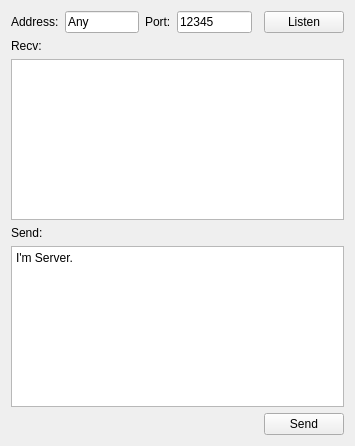
<?xml version="1.0" encoding="UTF-8"?>
<ui version="4.0">
 <class>WebSocketServer</class>
 <widget class="QWidget" name="WebSocketServer">
  <property name="geometry">
   <rect>
    <x>0</x>
    <y>0</y>
    <width>355</width>
    <height>446</height>
   </rect>
  </property>
  <property name="windowTitle">
   <string>Form</string>
  </property>
  <layout class="QGridLayout" name="gridLayout">
   <item row="0" column="0">
    <layout class="QHBoxLayout" name="horizontalLayout">
     <item>
      <widget class="QLabel" name="label">
       <property name="text">
        <string>Address:</string>
       </property>
      </widget>
     </item>
     <item>
      <widget class="QLineEdit" name="editAddress">
       <property name="text">
        <string>Any</string>
       </property>
      </widget>
     </item>
     <item>
      <widget class="QLabel" name="label_2">
       <property name="text">
        <string>Port:</string>
       </property>
      </widget>
     </item>
     <item>
      <widget class="QLineEdit" name="editPort">
       <property name="text">
        <string>12345</string>
       </property>
      </widget>
     </item>
     <item>
      <spacer name="horizontalSpacer">
       <property name="orientation">
        <enum>Qt::Horizontal</enum>
       </property>
       <property name="sizeHint" stdset="0">
        <size>
         <width>40</width>
         <height>20</height>
        </size>
       </property>
      </spacer>
     </item>
     <item>
      <widget class="QPushButton" name="btnListen">
       <property name="text">
        <string>Listen</string>
       </property>
      </widget>
     </item>
    </layout>
   </item>
   <item row="1" column="0">
    <widget class="QLabel" name="label_3">
     <property name="text">
      <string>Recv:</string>
     </property>
    </widget>
   </item>
   <item row="2" column="0">
    <widget class="QTextEdit" name="editRecv"/>
   </item>
   <item row="3" column="0">
    <widget class="QLabel" name="label_4">
     <property name="text">
      <string>Send:</string>
     </property>
    </widget>
   </item>
   <item row="4" column="0">
    <widget class="QTextEdit" name="editSend">
     <property name="html">
      <string>&lt;!DOCTYPE HTML PUBLIC &quot;-//W3C//DTD HTML 4.0//EN&quot; &quot;http://www.w3.org/TR/REC-html40/strict.dtd&quot;&gt;
&lt;html&gt;&lt;head&gt;&lt;meta name=&quot;qrichtext&quot; content=&quot;1&quot; /&gt;&lt;style type=&quot;text/css&quot;&gt;
p, li { white-space: pre-wrap; }
&lt;/style&gt;&lt;/head&gt;&lt;body style=&quot; font-family:'SimSun'; font-size:9pt; font-weight:400; font-style:normal;&quot;&gt;
&lt;p style=&quot; margin-top:0px; margin-bottom:0px; margin-left:0px; margin-right:0px; -qt-block-indent:0; text-indent:0px;&quot;&gt;&lt;span style=&quot; font-family:'SimSun';&quot;&gt;I'm Server.&lt;/span&gt;&lt;/p&gt;&lt;/body&gt;&lt;/html&gt;</string>
     </property>
    </widget>
   </item>
   <item row="5" column="0">
    <layout class="QHBoxLayout" name="horizontalLayout_2">
     <item>
      <widget class="QLabel" name="footLabel">
       <property name="text">
        <string/>
       </property>
      </widget>
     </item>
     <item>
      <spacer name="horizontalSpacer_2">
       <property name="orientation">
        <enum>Qt::Horizontal</enum>
       </property>
       <property name="sizeHint" stdset="0">
        <size>
         <width>40</width>
         <height>20</height>
        </size>
       </property>
      </spacer>
     </item>
     <item>
      <widget class="QPushButton" name="btnSend">
       <property name="text">
        <string>Send</string>
       </property>
      </widget>
     </item>
    </layout>
   </item>
  </layout>
 </widget>
 <resources/>
 <connections/>
</ui>
